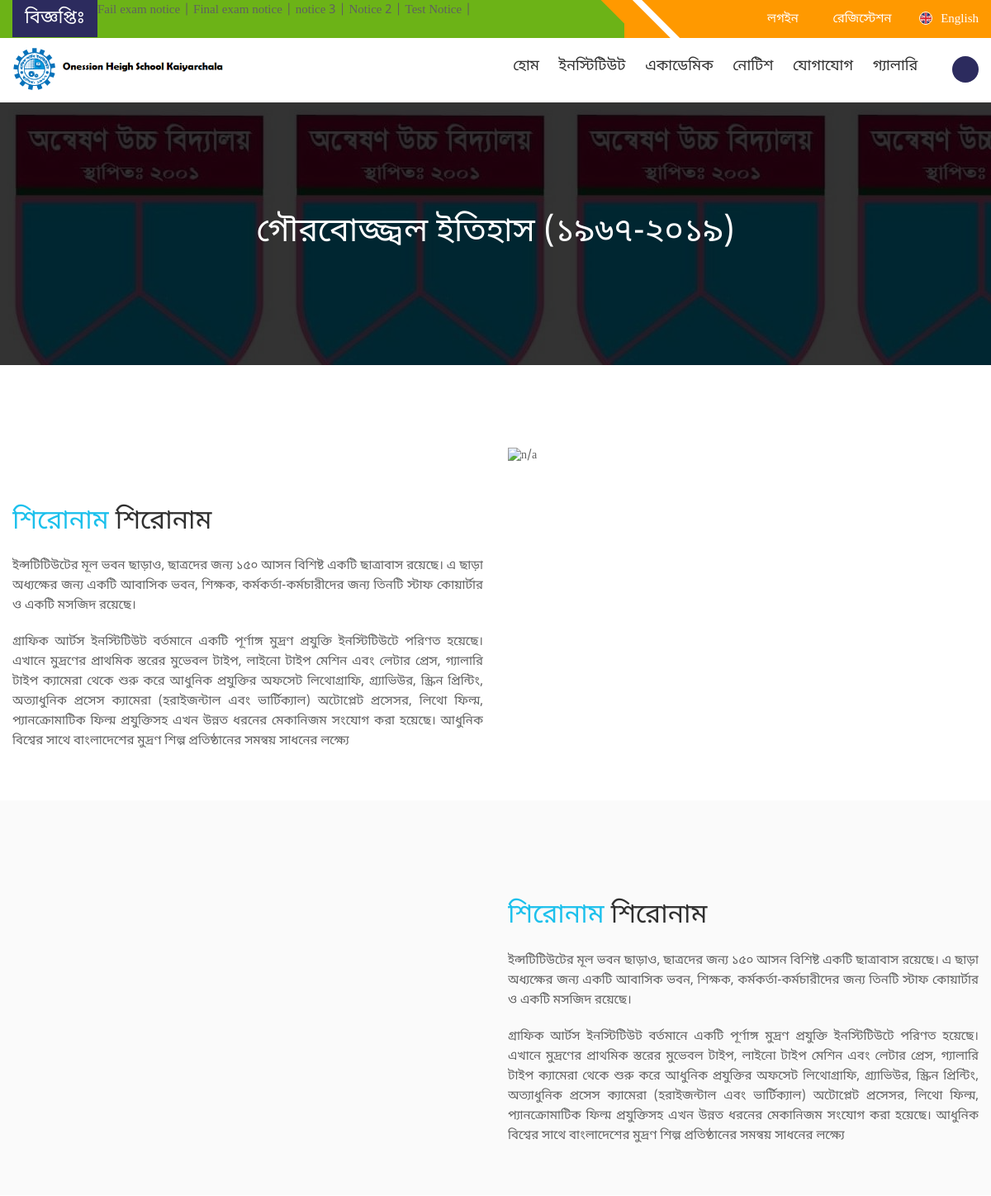
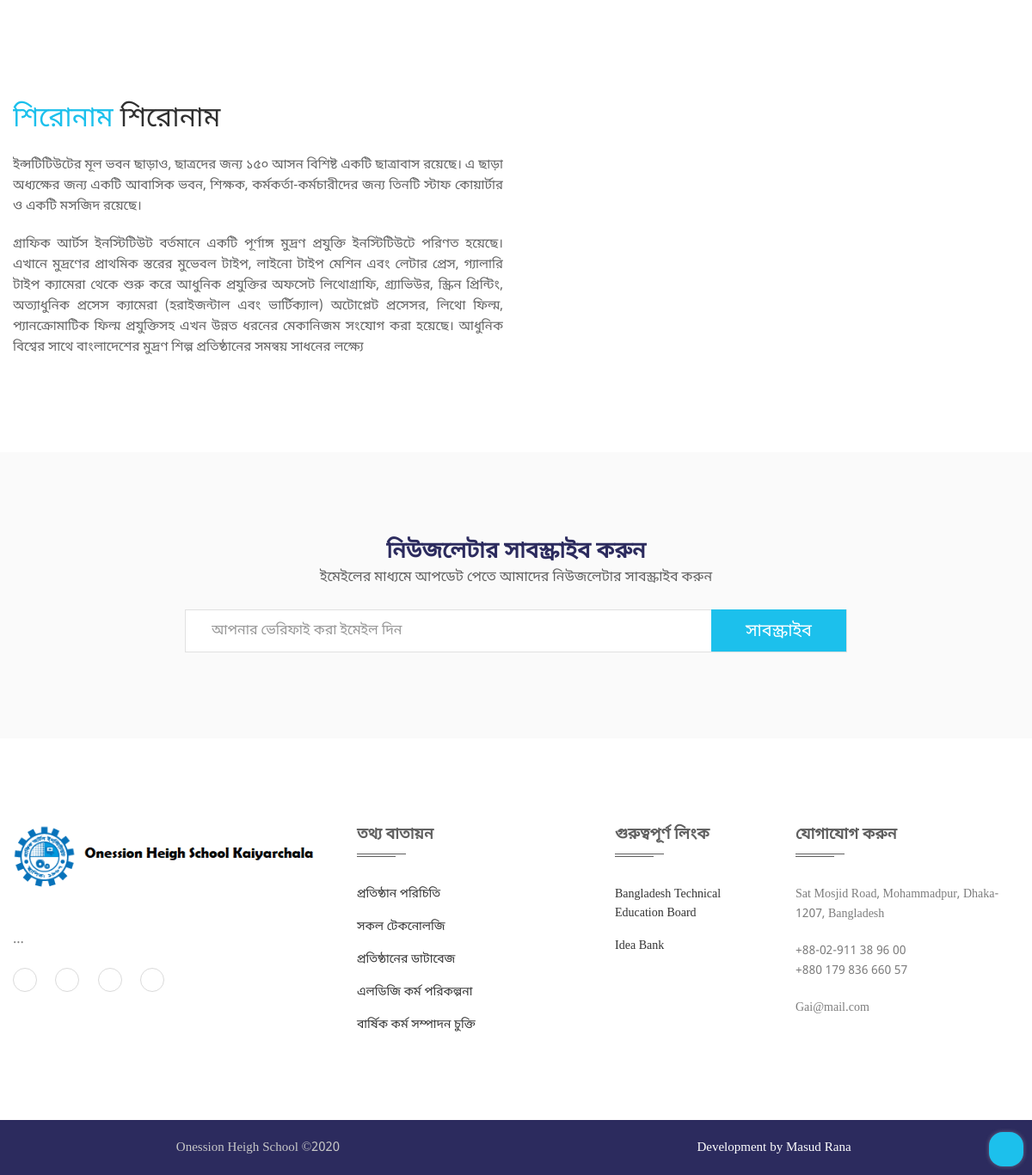
Page /index.php/front/History on the committed database (2 pictures, top to bottom).
### tables this page shows
CREATE TABLE `tb_edu_notice` (
  `id` int(11) NOT NULL,
  `published_date` varchar(255) NOT NULL,
  `deadline_date` varchar(255) NOT NULL,
  `title` varchar(255) NOT NULL,
  `notice_tags` text NOT NULL,
  `notice_body` text NOT NULL,
  `notice_file` varchar(255) NOT NULL,
  `status` int(11) NOT NULL,
  `created_at` timestamp NOT NULL DEFAULT CURRENT_TIMESTAMP ON UPDATE CURRENT_TIMESTAMP,
  `created_by` varchar(255) NOT NULL
);

CREATE TABLE `tb_edu_siteoption` (
  `id` int(11) NOT NULL,
  `title` varchar(255) NOT NULL,
  `name` varchar(255) NOT NULL,
  `logo` varchar(255) NOT NULL,
  `about` text NOT NULL,
  `about_image` varchar(255) NOT NULL,
  `address` text NOT NULL,
  `map` text NOT NULL,
  `phone` varchar(255) NOT NULL,
  `online` varchar(255) NOT NULL,
  `hotline_phone` varchar(255) NOT NULL,
  `email` varchar(255) NOT NULL,
  `facebook` varchar(255) NOT NULL,
  `linkedln` varchar(255) NOT NULL,
  `copyright` varchar(255) NOT NULL,
  `portfolio_title` varchar(255) NOT NULL,
  `portfolio_background` varchar(255) NOT NULL,
  `portfolio_content` text NOT NULL,
  `status` int(11) NOT NULL,
  `created_at` timestamp NOT NULL DEFAULT CURRENT_TIMESTAMP ON UPDATE CURRENT_TIMESTAMP,
  `update_by` int(11) NOT NULL,
  `visitors` int(11) NOT NULL
);

CREATE TABLE `tb_edu_coverimg` (
  `id` int(11) NOT NULL,
  `tech_img` varchar(255) NOT NULL,
  `teacher_img` varchar(255) NOT NULL,
  `student_img` varchar(255) NOT NULL,
  `notice_img` varchar(255) NOT NULL,
  `event_img` varchar(255) NOT NULL,
  `curri_img` varchar(255) NOT NULL,
  `site_img` varchar(255) NOT NULL
);

CREATE TABLE `tb_edu_link` (
  `id` int(11) NOT NULL,
  `title` varchar(255) NOT NULL,
  `link` varchar(255) NOT NULL,
  `status` int(11) NOT NULL,
  `created_at` timestamp NOT NULL DEFAULT CURRENT_TIMESTAMP ON UPDATE CURRENT_TIMESTAMP
);

### application/views/front/Brief_history.php (the view, shortened to what the rows shown need)
<div class="banner-area-wrapper">
    <div class="banner-area text-center" style="background-image: url(<?php echo base_url();?>images/coverimg/<?php echo $coverimgData->site_img;?>">
        <div class="container">
            <div class="row">
                <div class="col-xs-12">
                    <div class="banner-content-wrapper">
                        <div class="banner-content">
                            <h2>গৌরবোজ্জ্বল ইতিহাস (১৯৬৭-২০১৯)</h2>
                        </div>
                    </div>
                </div>
            </div>
        </div>
    </div>
</div>
<div class="about-area">
    <div class="history-page-content pb-50">
        <div class="container">
            <div class="row">
                <div class="col-md-6 col-sm-6">
                    <div class="history-content">
                        <h2><span>শিরোনাম</span> শিরোনাম</h2>
                    </div>
                </div>
            </div>
        </div>
    </div>
    <div class="history-page-content  pt-50 pb-50" style="background: #fafafa;">
        <div class="container">
            <div class="row">
                <div class="col-md-6 col-sm-6">
                    <div class="history-content">
                        <h2><span>শিরোনাম</span> শিরোনাম</h2>
                    </div>
                </div>
            </div>
        </div>
    </div>
    <div class="history-page-content  pt-50">
        <div class="container">
            <div class="row">
                <div class="col-md-6 col-sm-6">
                    <div class="history-content">
                        <h2><span>শিরোনাম</span> শিরোনাম</h2>
                    </div>
                </div>
            </div>
        </div>
    </div>
</div>

### application/views/front/Header.php (shortened to what the rows shown need)
<!DOCTYPE html>
<html lang="en">
<head>
    <link rel="stylesheet" href="<?php echo base_url();?>Asset/css/bootstrap.min.css">
    <link rel="stylesheet" href="<?php echo base_url();?>Asset/css/uikit.min.css">
    <link rel="stylesheet" href="<?php echo base_url();?>Asset/css/animate.css">
    <link rel="stylesheet" href="https://cdnjs.cloudflare.com/ajax/libs/material-design-iconic-font/2.2.0/css/material-design-iconic-font.min.css">
    <link rel="stylesheet" href="<?php echo base_url();?>Asset/css/mobilemenu.css">
    <link rel="stylesheet" href="<?php echo base_url();?>Asset/css/main.css">
    <link rel="stylesheet" href="<?php echo base_url();?>Asset/css/media.css">
</head>
<body>
    <header class="top">
        <div class="header-top">
            <div class="container">
                <div class="row">
                    <div class="col-md-8 col-sm-8 col-xs-12">
                        <div class="header-top-left">
                            <div class="news-bar">
                                <ul>
                                    <li>
                                        <marquee behavior="" direction="" onmouseover="this.stop();"
                                            onmouseout="this.start();">
                                            <p>
<?php
if($NoticeDataList){
    $noticeQty = 0;
    foreach ($NoticeDataList as $NoticeData) {
        $noticeQty++;
        if($noticeQty<6){
?>
<a href="<?php echo base_url('index.php/Front/Notice_Details/'); ?><?php echo $NoticeData->id; ?>"><?php echo $NoticeData->title; ?> |</a>
<?php
        }
    }
}else{
    echo 'No Recent Notice !';
}
?>
                                            </p>
                                        </marquee>
                                    </li>
                                </ul>
                            </div>
                        </div>
                    </div>
                </div>
            </div>
        </div>
        <div class="header-area two header-sticky">
            <div class="container">
                <div class="row">
                    <div class="col-md-3 col-sm-3">
                        <div class="logo">
                            <a href="<?php echo base_url('index.php/Front/');?>"><img src="<?php echo base_url();?>images/logo/<?php echo $SiteOptionData->logo;?>" alt="GAI" /></a>
                        </div>
                    </div>
                </div>
            </div>
        </div>
    </header>

### application/views/front/Footer.php (shortened to what the rows shown need)
    <div class="subscribe-area pt-60 pb-70">
        <div class="container">
            <div class="row">
                <div class="col-md-8 col-md-offset-2">
                    <div class="subscribe-content section-title text-center">
                        <h2>নিউজলেটার সাবস্ক্রাইব করুন</h2>
                    </div>
                </div>
            </div>
        </div>
    </div>
    <footer class="footer-area">
        <div class="main-footer">
            <div class="container">
                <div class="row">
                    <div class="col-md-4 col-sm-6 col-xs-12">
                        <div class="single-widget pr-60">
                            <div class="footer-logo pb-25">
                                <a href="index.html"><img src="<?php echo base_url();?>images/logo/<?php echo $SiteOptionData->logo;?>" alt="GAI"></a>
                            </div>
                            <p>
                                <b>
                                <?php
                                $SiteAbout =  $SiteOptionData->about;
                                $SiteAbout = character_limiter($SiteAbout, 153);
                                echo $SiteAbout;
                                ?><a href="about.html">...</a></b>
                            </p>
                        </div>
                    </div>
                    <div class="col-md-2 col-sm-6 col-xs-12">
                        <div class="single-widget">
                            <ul>
                                <?php
                                    foreach ($ImportantDataLink as $key => $Datalink) {
                                 ?>
                                <li><a class="uk-button-text" href="<?php echo $Datalink->link?>" target="_blank"><?php echo $Datalink->title?></a></li>
                                <?php
                                    }
                                ?>
                            </ul>
                        </div>
                    </div>
                    <div class="col-md-3 col-sm-6 col-xs-12">
                        <div class="single-widget">
                            <h3>যোগাযোগ করুন</h3>
                            <p><?php echo $SiteOptionData->address;?></p>
                            <p><?php echo $SiteOptionData->phone;?><br><?php echo $SiteOptionData->online;?></p>
                            <p> <?php echo $SiteOptionData->email;?></p>
                        </div>
                    </div>
                </div>
            </div>
        </div>
    </footer>
</body>
</html>

### rows in the picture
tb_edu_notice: title "Fail exam notice"
tb_edu_notice: title "Final exam notice"
tb_edu_notice: title "notice 3"
tb_edu_notice: title "Notice 2"
tb_edu_notice: title "Test Notice"
tb_edu_siteoption: logo (picture), address "Sat Mosjid Road, Mohammadpur, Dhaka-1207, Bangladesh", phone "+88-02-911 38 96 00", online "+880 179 836 660 57", email "Gai@mail.com"
tb_edu_coverimg: site_img (picture)
tb_edu_link: title "Bangladesh Technical Education Board"
tb_edu_link: title "Idea Bank"
